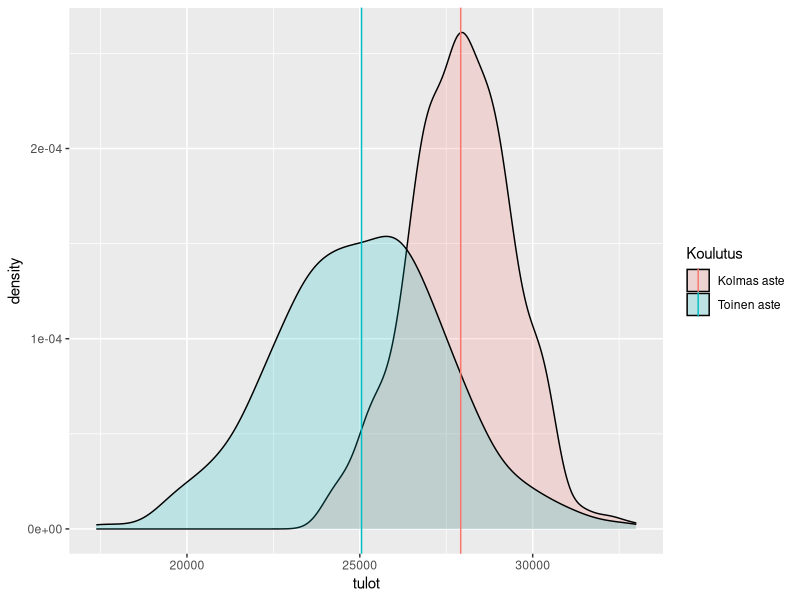

Here is the R script that generated this plot:
## ---- chunk 1
library("ggplot2")
library(tidyverse)
toinen <- data.frame(tulot = rnorm(500, mean = 25000, sd = 2500))
kolmas <- data.frame(tulot = rnorm(500, mean = 28000, sd = 1500))

toinen$Koulutus <- 'Toinen aste'
kolmas$Koulutus <- 'Kolmas aste'

yhdistetty <- rbind(toinen, kolmas)
keskiarvot <- yhdistetty %>%
  group_by(Koulutus) %>%
  summarise(ka = mean(tulot))

ggplot(
  yhdistetty,
  aes(tulot, fill = Koulutus)) +
  geom_density(alpha = 0.2) + 
  geom_vline(data = keskiarvot, aes(xintercept = ka, col = Koulutus))
